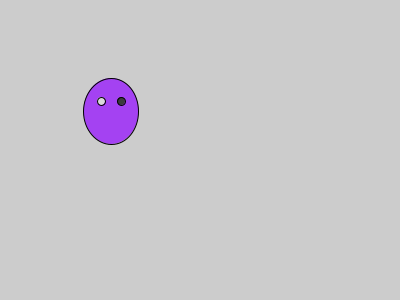
Frame 1 (no input)
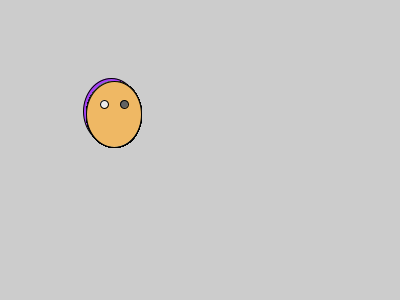
Frame 60 (the mouse pressed at the canvas centre just before this capture)
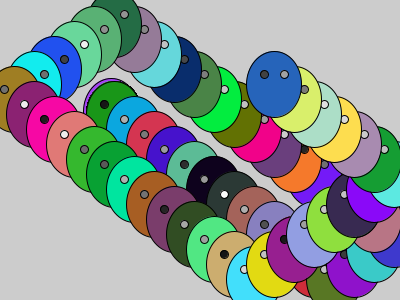
Frame 120 (the mouse held since frame 60 and released just before this capture)

The Processing sketch that drew these frames (run headless with seeded random() and noise(); from frame 60 on, the mouse is pressed at the canvas centre):

// Processing sketch: processing_182998
// ── processing_182998.pde


int xpos, ypos;
int xhradi, yhradi;
int xstefna, ystefna;

void setup() {
  size(400, 300);
  frameRate(11);
  xpos = 111;
  ypos = 111;
  xhradi = 3;
  yhradi = 3;
  xstefna = 1;
  ystefna = 1;
}

void draw() { 
  andlit(xpos, ypos);
  xpos = xpos + xhradi * xstefna;
  ypos = ypos + yhradi * ystefna;

  if (xpos>width-22 || xpos < 22 ) xstefna = xstefna * -1;
  if (ypos>height-33 || ypos < 33 ) ystefna = ystefna * -1;

  xhradi = mouseX/10;
  yhradi = mouseY/10;
}

void andlit(int x, int y) {
  fill(random(255), random(255), random(255));
  ellipse(x, y, 55, 66);
  fill(random(255));
  ellipse(x+10, y-10, 8, 8);
  fill(random(255));
  ellipse(x-10, y-10, 8, 8);
  fill(255);
}
